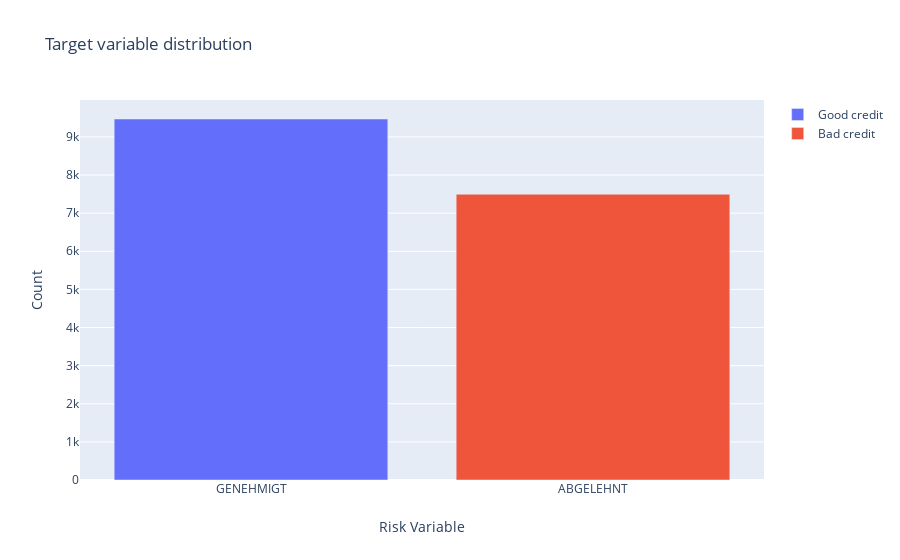

Write notebook code for a chart like this one.
### Code cell
#Visualizing the data -- Bar Plot of Classification groups
trace0 = go.Bar(
            x = dataset[dataset["credit"]== 'GENEHMIGT']["credit"].value_counts().index.values,
            y = dataset[dataset["credit"]== 'GENEHMIGT']["credit"].value_counts().values,
            name='Good credit')

trace1 = go.Bar(
            x = dataset[dataset["credit"]== 'ABGELEHNT']["credit"].value_counts().index.values,
            y = dataset[dataset["credit"]== 'ABGELEHNT']["credit"].value_counts().values,
            name='Bad credit')

Risk_Variable_Distribution_Data = [trace0, trace1]

layout = go.Layout(
    
)

Risk_Variable_Distribution_Layout = go.Layout(
    yaxis=dict(title='Count'),
    xaxis=dict(title='Risk Variable'),
    title='Target variable distribution'
)

fig = go.Figure(data=Risk_Variable_Distribution_Data, layout=Risk_Variable_Distribution_Layout)

py.iplot(fig, filename='TargetVariableDistribution-bar')

### Figure 1 — Plotly figure (JSON) as saved in the notebook; plotly's stock layout.template omitted (floating-point values rounded to 4 significant figures)
{"data": [{"y": [9470], "x": ["GENEHMIGT"], "type": "bar", "name": "Good credit"}, {"y": [7495], "x": ["ABGELEHNT"], "type": "bar", "name": "Bad credit"}], "layout": {"yaxis": {"title": {"text": "Count"}}, "xaxis": {"title": {"text": "Risk Variable"}}, "title": {"text": "Target variable distribution"}}}
